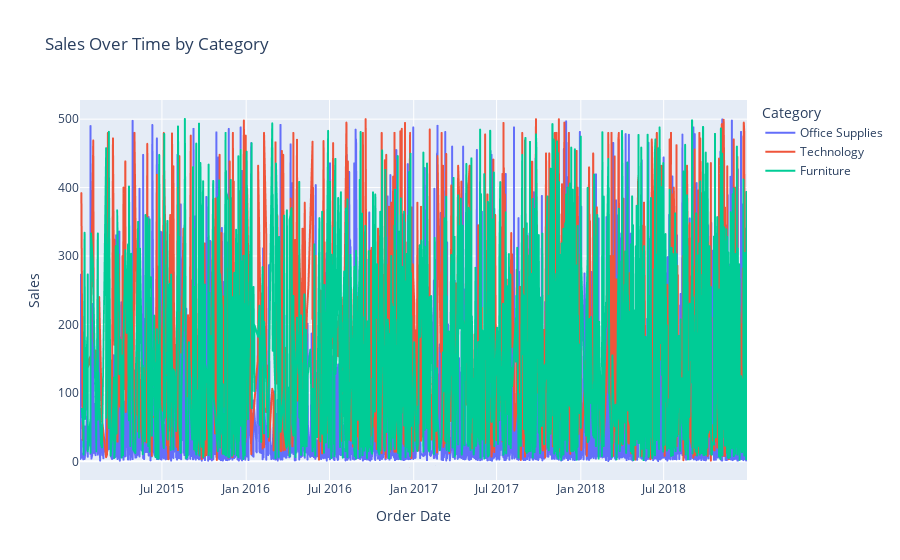

Write notebook code for a chart like this one.
### Markdown cell above
# Advanced Visualization

### Code cell
# 1 — Sales Over Time
fig = px.line(data, x="Order Date", y="Sales", color="Category",
              title=" Sales Over Time by Category")
fig.show()

### Figure 1 — Plotly figure (JSON) as saved in the notebook; plotly's stock layout.template omitted (floating-point values rounded to 4 significant figures; data arrays with more than 128 entries replaced by an {"elided": "..."} marker saying what was removed)
{"data": [{"hovertemplate": "Category=Office Supplies<br>Order Date=%{x}<br>Sales=%{y}<extra></extra>", "legendgroup": "Office Supplies", "line": {"color": "#636efa", "dash": "solid"}, "marker": {"symbol": "circle"}, "mode": "lines", "name": "Office Supplies", "showlegend": true, "type": "scattergl", "x": {"elided": "5617 str values"}, "xaxis": "x", "y": {"elided": "5617 float values"}, "yaxis": "y"}, {"hovertemplate": "Category=Technology<br>Order Date=%{x}<br>Sales=%{y}<extra></extra>", "legendgroup": "Technology", "line": {"color": "#EF553B", "dash": "solid"}, "marker": {"symbol": "circle"}, "mode": "lines", "name": "Technology", "showlegend": true, "type": "scattergl", "x": {"elided": "1419 str values"}, "xaxis": "x", "y": {"elided": "1419 float values"}, "yaxis": "y"}, {"hovertemplate": "Category=Furniture<br>Order Date=%{x}<br>Sales=%{y}<extra></extra>", "legendgroup": "Furniture", "line": {"color": "#00cc96", "dash": "solid"}, "marker": {"symbol": "circle"}, "mode": "lines", "name": "Furniture", "showlegend": true, "type": "scattergl", "x": {"elided": "1619 str values"}, "xaxis": "x", "y": {"elided": "1619 float values"}, "yaxis": "y"}], "layout": {"legend": {"title": {"text": "Category"}, "tracegroupgap": 0}, "title": {"text": " Sales Over Time by Category"}, "xaxis": {"anchor": "y", "domain": [0, 1], "title": {"text": "Order Date"}}, "yaxis": {"anchor": "x", "domain": [0, 1], "title": {"text": "Sales"}}}}
